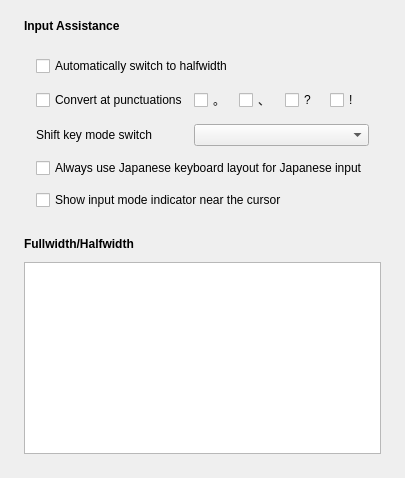
        <widget class="QWidget" name="inputsupport_tab">
          <attribute name="title">
            <string>Advanced</string>
          </attribute>
          <layout class="QVBoxLayout" name="rootinputsupport">
            <property name="spacing">
              <number>8</number>
            </property>
            <property name="leftMargin">
              <number>24</number>
            </property>
            <property name="topMargin">
              <number>12</number>
            </property>
            <property name="rightMargin">
              <number>24</number>
            </property>
            <property name="bottomMargin">
              <number>24</number>
            </property>
            <item>
              <layout class="QHBoxLayout" name="horizontalLayout_22">
                <property name="topMargin">
                  <number>4</number>
                </property>
                <item>
                  <widget class="QLabel" name="inputassistancelabel">
                    <property name="font">
                      <font>
                        <bold>true</bold>
                      </font>
                    </property>
                      <property name="minimumSize">
                        <size>
                          <width>0</width>
                          <height>20</height>
                        </size>
                      </property>
                    <property name="text">
                    <string>Input Assistance</string>
                    </property>
                  </widget>
                </item>
              </layout>
            </item>
            <item>
          <widget class="QWidget" name="gridLayoutWidget_9">
                <property name="autoFillBackground">
                  <bool>true</bool>
                </property>
            <layout class="QGridLayout" name="gridLayout_9">
                  <property name="leftMargin">
                    <number>12</number>
                  </property>
                  <property name="topMargin">
                    <number>12</number>
                  </property>
                  <property name="rightMargin">
                    <number>12</number>
                  </property>
                  <property name="bottomMargin">
                    <number>12</number>
                  </property>
                  <property name="verticalSpacing">
                    <number>12</number>
                  </property>
              <item row="0" column="0" colspan="7">
                <widget class="QCheckBox" name="autoSwitchCompositionMode">
                  <property name="text">
                    <string>Automatically switch to halfwidth</string>
                  </property>
                </widget>
              </item>
              <item row="2" column="0" colspan="3">
                <widget class="QLabel" name="autoCorrectionLable_3">
                  <property name="text">
                    <string>Shift key mode switch</string>
                  </property>
                </widget>
              </item>
              <item row="2" column="3" colspan="4">
                <widget class="QComboBox" name="shiftKeyModeSwitchComboBox"/>
              </item>
              <item row="1" column="4">
                <widget class="QCheckBox" name="toutenCheckBox">
                  <property name="maximumSize">
                    <size>
                      <width>45</width>
                      <height>16777215</height>
                    </size>
                  </property>
                  <property name="text">
                    <string>、</string>
                  </property>
                </widget>
              </item>
              <item row="1" column="5">
                <widget class="QCheckBox" name="questionMarkCheckBox">
                  <property name="maximumSize">
                    <size>
                      <width>45</width>
                      <height>16777215</height>
                    </size>
                  </property>
                  <property name="text">
                    <string>?</string>
                  </property>
                </widget>
              </item>
              <item row="1" column="0" colspan="3">
                <widget class="QCheckBox" name="useAutoConversion">
                  <property name="text">
                    <string>Convert at punctuations</string>
                  </property>
                </widget>
              </item>
              <item row="1" column="3">
                <widget class="QCheckBox" name="kutenCheckBox">
                  <property name="maximumSize">
                    <size>
                      <width>45</width>
                      <height>16777215</height>
                    </size>
                  </property>
                  <property name="text">
                    <string>。</string>
                  </property>
                </widget>
              </item>
              <item row="1" column="6">
                <widget class="QCheckBox" name="exclamationMarkCheckBox">
                  <property name="maximumSize">
                    <size>
                      <width>45</width>
                      <height>16777215</height>
                    </size>
                  </property>
                  <property name="text">
                    <string>!</string>
                  </property>
                </widget>
              </item>
              <item row="3" column="0" colspan="7">
                <widget class="QCheckBox" name="useJapaneseLayout">
                  <property name="enabled">
                    <bool>true</bool>
                  </property>
                  <property name="text">
                    <string>Always use Japanese keyboard layout for Japanese input</string>
                  </property>
                </widget>
              </item>
              <item row="4" column="0" colspan="7">
                <widget class="QCheckBox" name="useModeIndicator">
                  <property name="enabled">
                    <bool>true</bool>
                  </property>
                  <property name="text">
                    <string>Show input mode indicator near the cursor</string>
                  </property>
                </widget>
              </item>
            </layout>
          </widget>
</item>
            <item>
              <layout class="QHBoxLayout" name="horizontalLayout_22">
                <property name="topMargin">
                  <number>4</number>
                </property>
                <item>
                  <widget class="QLabel" name="inputassistancelabel">
                    <property name="font">
                      <font>
                        <bold>true</bold>
                      </font>
                    </property>
                      <property name="minimumSize">
                        <size>
                          <width>0</width>
                          <height>20</height>
                        </size>
                      </property>
                    <property name="text">
                    <string>Fullwidth/Halfwidth</string>
                    </property>
                  </widget>
                </item>
              </layout>
            </item>
            <item>
          <widget class="CharacterFormEditor" name="characterFormEditor"/>
            </item>
            </layout>
        </widget>
